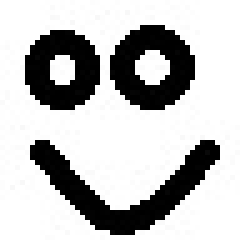
#> input picture smile.jpg, 50 x 50 px (shown 5 times larger)
$ jupyter execute --allow-errors simulado_af.ipynb
#> lines starting #> are read from the running program, lines starting #| are printed output that depends on the picture
# Exercício 1

A matriz $X$ é:

$$
X = \begin{bmatrix} 1.5 & -1 \\ 0 & 0.5 \end{bmatrix}
$$

O vetor-coluna $v$ é:
$$
v = \begin{bmatrix} 1 \\ 1 \end{bmatrix}
$$

$v$ é um auto-vetor de $X$? Justifique sua resposta!

### Explicação

Autovetores são vetores que, quando multiplicados por uma matriz, resultam em um múltiplo do próprio vetor.

Desta maneira, para verificar se $v$ é um autovetor de $X$, basta multiplicar $X$ por $v$ e verificar se o resultado é um múltiplo de $v$.
Neste caso, o resultado desta multiplicação é:

$$
\begin{bmatrix} 1.5 & -1 \\ 0 & 0.5 \end{bmatrix} \begin{bmatrix} 1 \\ 1 \end{bmatrix} = \begin{bmatrix} 0.5 \\ 0.5 \end{bmatrix}
$$

Logo, nota-se que o resultado (múltiplo do próprio autovetor) é um múltiplo de $v$, portanto, $v$ é um autovetor de $X$.

[cell 1]
import numpy as np

x = np.array([[1.5, -1], [0, 0.5]])
v = np.array([1,1])

autovetor = np.dot(x, v)
print(autovetor)

autovalor = np.dot(autovetor, v)
print(autovalor)

[cell 2]
import numpy as np
P = np.array([[1, 0], [1, 1]]).T
Q = np.diag([1.5, 0.5])
X = P @ Q @ np.linalg.inv(P)
print(X)
v, w = np.linalg.eig(X)
print(v)
print(w)

V = np.array([[1, 1]]).T
print(X @ V)

# Exercício 2

Analise o código abaixo.

Por que o terceiro painel mostra uma imagem igual à do primeiro painel?

[cell 3]
import matplotlib.image as mpimg
import matplotlib.pyplot as plt
import numpy as np

# Carregando imagem inicial
A = mpimg.imread("smile.jpg").mean(axis=2) # Convertendo para preto e branco
#> A: shape (50, 50) float64; min 0, max 255, mean 194.4

# Construindo matriz de recuperacao

# número de pixels
N = A.shape[0] * A.shape[1]
#> N = 2500

# matriz aleatória com dimensão NxN
P = np.random.randn(N, N)

# colocando uma versão da matriz da imagem na primeira coluna de P
P[:,0] = A.reshape( (-1,) )
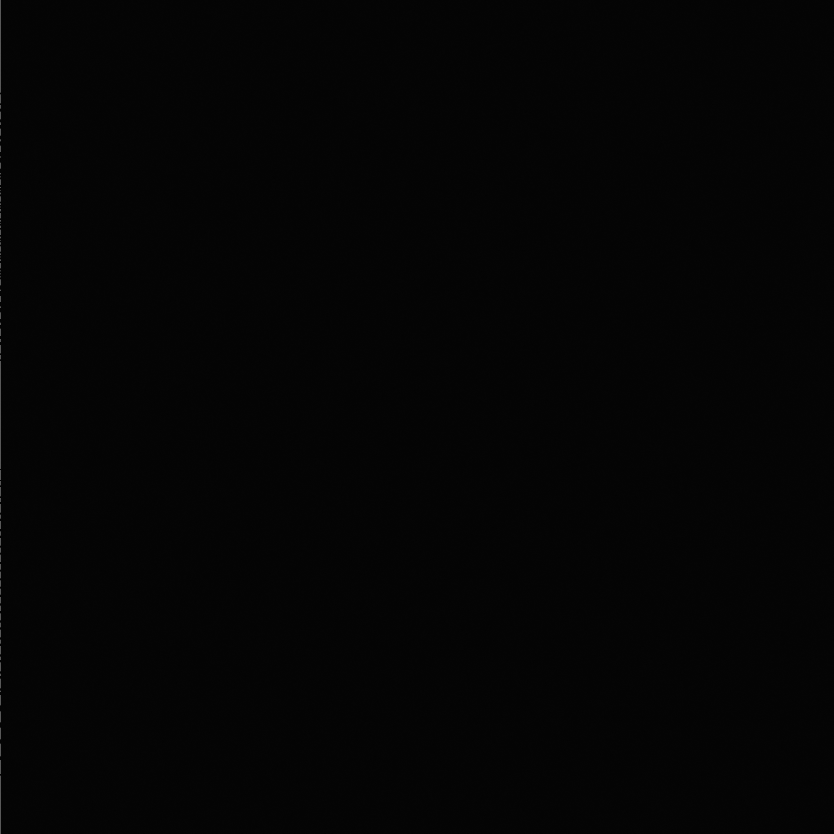
#> P: shape (2500, 2500) float64 (shown at 1/3 size); min -5.03, max 255, mean 0.1; drawn with min black and max white

# matriz com todos os valores sendo 0.9, ela só tem uma linha
Q = np.ones(N) * 0.9
#> Q = 2500 values from 0.9 to 0.9
print(Q)
#> (printed output is left out)

# primeiro valor setado como 1
Q[0] = 1

# transformação em uma matriz diagonal
Q = np.diag(Q)
print(Q)
#> (printed output is left out)

# criação da matriz de recuperação
X = P @ Q @ np.linalg.inv(P)

# Criando imagem puramente ruidosa
B = np.random.random(A.shape)
print(B)
#> (printed output is left out)

# Aplicando matriz de recuperacao
C = B.reshape( (-1, 1) )
print(C)
#> (printed output is left out)
for _ in range(100):
    C = X @ C
#> after the loop, C = 2500 values, max 1.03 at index 692, min 1.22e-07 at index 2127, mean 0.785
C = C.reshape(A.shape)

# Plotando imagem inicial, ruidosa e recuperada
plt.figure()
plt.subplot(1,3,1)
plt.imshow(A, cmap='gray')
plt.title('Original')
plt.subplot(1,3,2)
plt.imshow(B, cmap='gray')
plt.title('Entrada')
plt.subplot(1,3,3)
plt.imshow(C, cmap='gray')
plt.title('Recuperada')
plt.show()
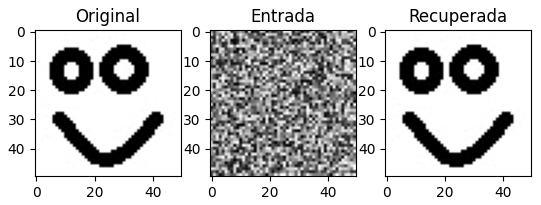
#> figure drawn by matplotlib, 3 panels
